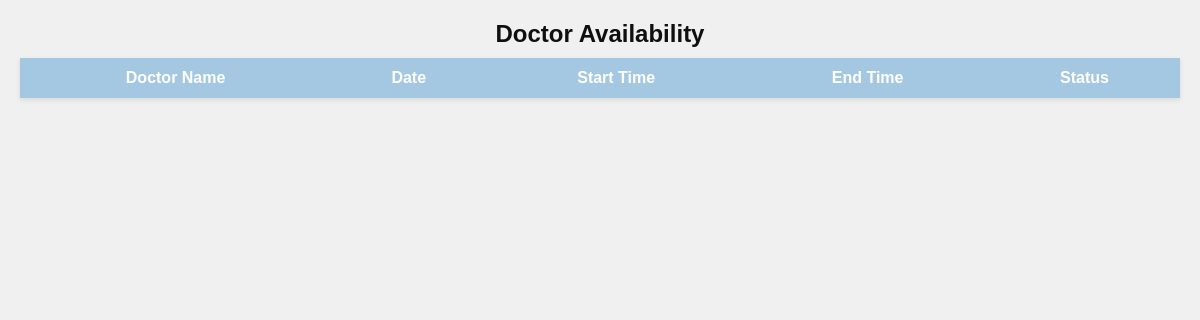
/DoctorAvailability/, run on an earlier commit of the app's database.
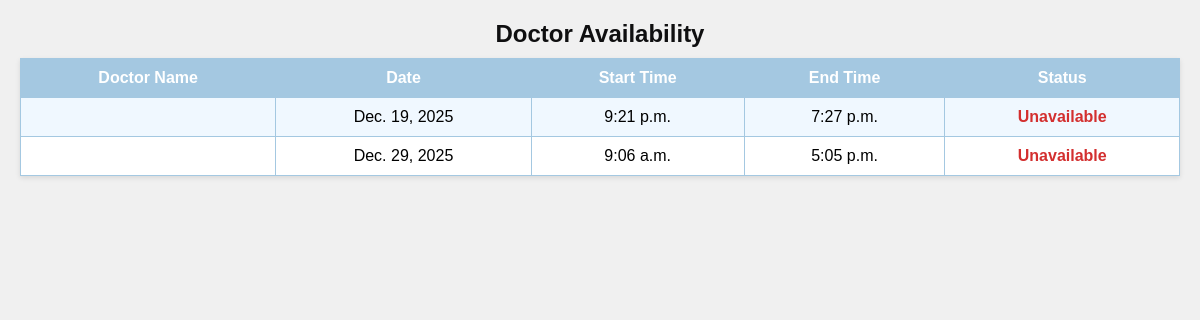
And on a later commit of the database.
### RenalGuideApp/models.py (models this page shows)
class DoctorAvailabilityTable(models.Model):
    doctor = models.ForeignKey(
        DoctorTable,
        on_delete=models.CASCADE
    )
    date = models.DateField()
    starttime = models.TimeField()
    endtime = models.TimeField()
    status = models.CharField(
        max_length=20,
        default='Available'
    )

### RenalGuideApp/views.py (the view)
# urls.py: path('DoctorAvailability/', DoctorAvailability.as_view(), name="DoctorAvailability"),
class DoctorAvailability(View):
    def get(self,request):
        c=DoctorAvailabilityTable.objects.all()
        return render(request,'administration/DoctorAvailability.html',{'availability':c})

### templates/administration/DoctorAvailability.html (shortened to what this page needs)
<!DOCTYPE html>
<html lang="en">
<head>
</head>
<body>
<h2>Doctor Availability</h2>
<table>
    <tr>
        <th>Doctor Name</th>
        <th>Date</th>
        <th>Start Time</th>
        <th>End Time</th>
        <th>Status</th>
    </tr>
    {% for i in availability %}
    <tr>
        <td data-label="Doctor Name">{{ doctor.name }}</td>
        <td data-label="Date">{{ i.date }}</td>
        <td data-label="Start Time">{{ i.starttime }}</td>
        <td data-label="End Time">{{ i.endtime }}</td>
        <td data-label="Status">
            {% if i.status == "available" %}
                <span class="status-available">Available</span>
            {% else %}
                <span class="status-unavailable">Unavailable</span>
            {% endif %}
        </td>
    </tr>
    {% endfor %}
</table>
</body>
</html>

What changed in the data, as far as the page shows it:
added DoctorAvailabilityTable: date "Dec. 19, 2025", starttime "9:21 p.m.", endtime "7:27 p.m.", status "Unavailable"
added DoctorAvailabilityTable: date "Dec. 29, 2025", starttime "9:06 a.m.", endtime "5:05 p.m.", status "Unavailable"
